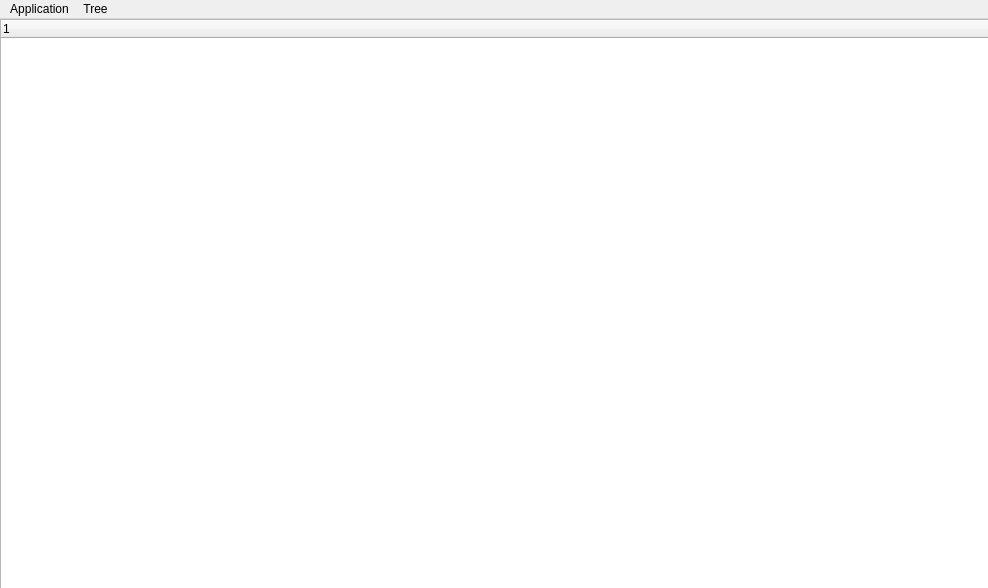
<?xml version="1.0" encoding="UTF-8"?>
<ui version="4.0">
 <class>MainWindow</class>
 <widget class="QMainWindow" name="MainWindow">
  <property name="geometry">
   <rect>
    <x>0</x>
    <y>0</y>
    <width>988</width>
    <height>588</height>
   </rect>
  </property>
  <property name="windowTitle">
   <string>MainWindow</string>
  </property>
  <property name="windowOpacity">
   <double>1.000000000000000</double>
  </property>
  <property name="toolTipDuration">
   <number>-1</number>
  </property>
  <property name="statusTip">
   <string notr="true"/>
  </property>
  <widget class="QWidget" name="centralwidget">
   <widget class="QTreeWidget" name="treeWidget">
    <property name="geometry">
     <rect>
      <x>0</x>
      <y>0</y>
      <width>991</width>
      <height>570</height>
     </rect>
    </property>
    <column>
     <property name="text">
      <string notr="true">1</string>
     </property>
    </column>
   </widget>
  </widget>
  <widget class="QMenuBar" name="menubar">
   <property name="geometry">
    <rect>
     <x>0</x>
     <y>0</y>
     <width>988</width>
     <height>25</height>
    </rect>
   </property>
   <widget class="QMenu" name="menuApplication">
    <property name="title">
     <string>Application</string>
    </property>
    <addaction name="actionInput_setting"/>
    <addaction name="actionOutput_settings"/>
    <addaction name="actionExit"/>
    <addaction name="actionInfo"/>
   </widget>
   <widget class="QMenu" name="menuTree">
    <property name="title">
     <string>Tree</string>
    </property>
    <addaction name="actionAdd_node"/>
    <addaction name="actionRemove_node"/>
    <addaction name="actionSearch_node"/>
    <addaction name="actionRefresh_tree"/>
   </widget>
   <addaction name="menuApplication"/>
   <addaction name="menuTree"/>
  </widget>
  <action name="actionInput_setting">
   <property name="text">
    <string>Output settings</string>
   </property>
   <property name="toolTip">
    <string>Output settings</string>
   </property>
  </action>
  <action name="actionOutput_settings">
   <property name="text">
    <string>Input settings</string>
   </property>
  </action>
  <action name="actionExit">
   <property name="text">
    <string>Exit</string>
   </property>
  </action>
  <action name="actionAdd_node">
   <property name="text">
    <string>Add node</string>
   </property>
  </action>
  <action name="actionRemove_node">
   <property name="text">
    <string>Remove node</string>
   </property>
  </action>
  <action name="actionSearch_node">
   <property name="text">
    <string>Search node</string>
   </property>
  </action>
  <action name="actionRefresh_tree">
   <property name="text">
    <string>Refresh tree</string>
   </property>
  </action>
  <action name="actionInfo">
   <property name="text">
    <string>Info</string>
   </property>
  </action>
 </widget>
 <resources/>
 <connections/>
</ui>
